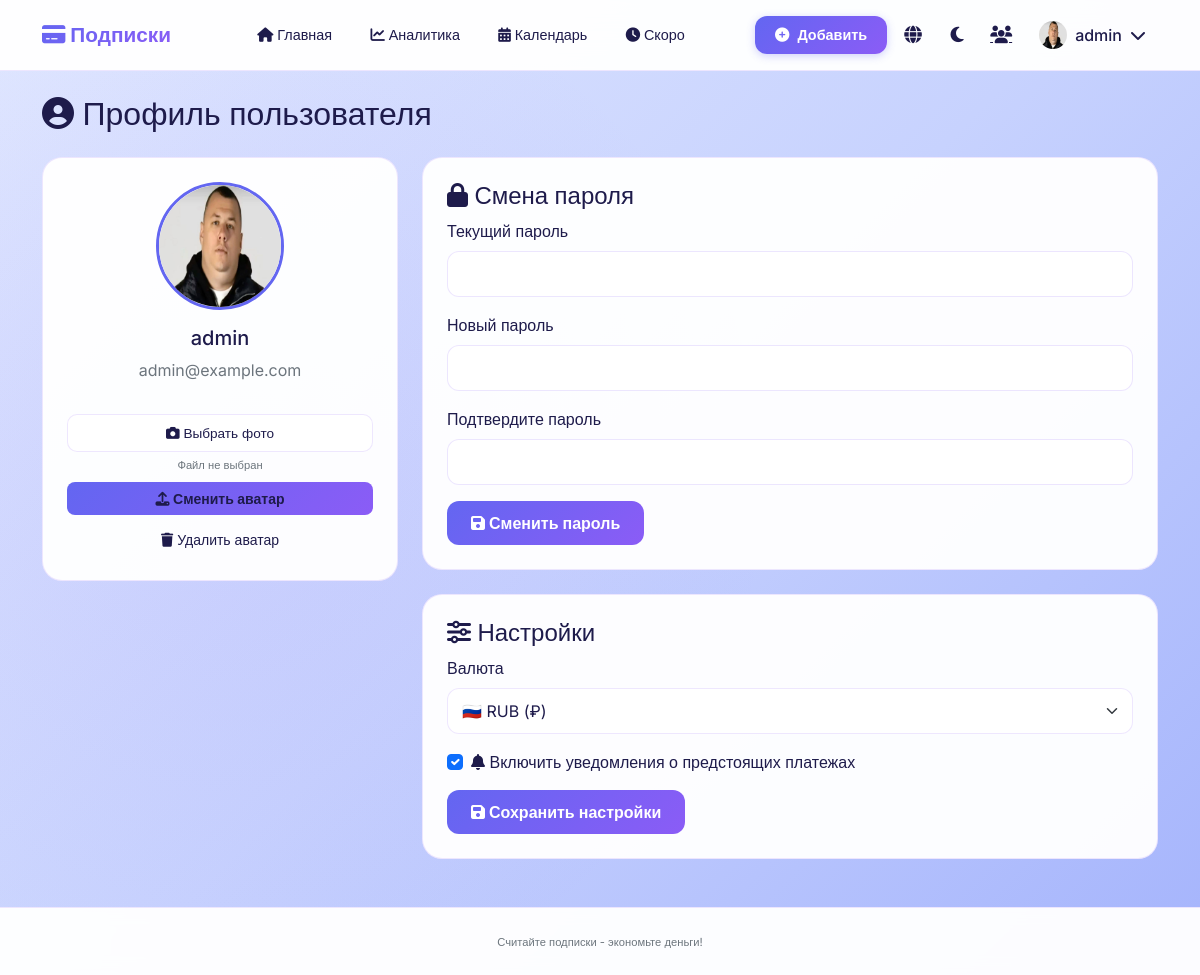
The app's page /profile (signed in) with its own data.
### models.py (models this page shows, shortened)
class User(db.Model):
    id = db.Column(db.Integer, primary_key=True)
    username = db.Column(db.String(80), unique=True, nullable=False)
    email = db.Column(db.String(120), unique=True, nullable=False)
    password_hash = db.Column(db.String(200), nullable=False)
    is_admin = db.Column(db.Boolean, default=False)
    created_at = db.Column(db.Date, default=date.today)
    avatar = db.Column(db.String(200), default='/static/avatars/default-avatar.png')
    currency = db.Column(db.String(3), default='RUB')
    notifications_enabled = db.Column(db.Boolean, default=True)

### app.py (the view, shortened to what this page needs)
@app.route('/profile', methods=['GET', 'POST'])
@login_required
def profile():
    user = User.query.get(session['user_id'])
    currency_symbols = {
        'RUB': '₽',
        'USD': '$',
        'EUR': '€'
    }
    return render_template('profile.html', user=user, currency_symbols=currency_symbols)

### app.py (called while the page is built)
def login_required(f):
    @wraps(f)
    def decorated_function(*args, **kwargs):
        if 'user_id' not in session:
            flash('Пожалуйста, войдите в систему', 'warning')
            return redirect(url_for('login'))
        return f(*args, **kwargs)
    return decorated_function

### templates/profile.html (shortened to what this page needs)
{% extends "base.html" %}
{% block content %}
<div class="profile-container">
    <h2 class="mb-4"><i class="fas fa-user-circle"></i> {% if session.lang == 'en' %}User Profile{% else %}Профиль пользователя{% endif %}</h2>
    <div class="row">
        <div class="col-md-4 mb-4">
            <div class="card" style="background: var(--card-bg); border: 1px solid var(--border-color); border-radius: 20px; padding: 1.5rem; text-align: center;">
                <div class="avatar-container">
                    {% if user.avatar and user.avatar != '/static/avatars/default-avatar.png' %}
                        <img src="{{ user.avatar }}" style="width: 128px; height: 128px; border-radius: 50%; object-fit: cover; border: 3px solid var(--primary); margin-bottom: 1rem;"
                             onerror="this.onerror=null; this.style.display='none'; this.nextSibling.style.display='flex';">
                    {% endif %}
                    <h5>{{ user.username }}</h5>
                    <p class="text-muted">{{ user.email }}</p>
                </div>
                <form method="POST" enctype="multipart/form-data" class="mt-3">
                    <div class="mb-2">
                        <label for="avatar-input" class="avatar-file-label">
                            <i class="fas fa-camera"></i> {% if session.lang == 'en' %}Choose file{% else %}Выбрать фото{% endif %}
                        </label>
                        <span class="avatar-file-name" style="display: block; font-size: 0.7rem; color: var(--text-muted); margin-top: 5px;">
                            {% if session.lang == 'en' %}No file chosen{% else %}Файл не выбран{% endif %}
                        </span>
                    </div>
                    <button type="submit" class="btn btn-primary btn-sm w-100">
                        <i class="fas fa-upload"></i> {% if session.lang == 'en' %}Change Avatar{% else %}Сменить аватар{% endif %}
                    </button>
                </form>
                <form method="POST" class="mt-2">
                    <button type="submit" class="btn btn-danger btn-sm w-100" onclick="return confirm('{% if session.lang == 'en' %}Delete avatar?{% else %}Удалить аватар?{% endif %}')">
                        <i class="fas fa-trash"></i> {% if session.lang == 'en' %}Delete Avatar{% else %}Удалить аватар{% endif %}
                    </button>
                </form>
            </div>
        </div>
        <div class="col-md-8">
            <div class="card mb-4" style="background: var(--card-bg); border: 1px solid var(--border-color); border-radius: 20px; padding: 1.5rem;">
                <h4><i class="fas fa-lock"></i> {% if session.lang == 'en' %}Change Password{% else %}Смена пароля{% endif %}</h4>
                <form method="POST">
                    <div class="mb-3">
                        <label class="form-label">{% if session.lang == 'en' %}Current Password{% else %}Текущий пароль{% endif %}</label>
                        <input type="password" name="old_password" class="form-control" value="" autocomplete="off" required>
                    </div>
                    <div class="mb-3">
                        <label class="form-label">{% if session.lang == 'en' %}New Password{% else %}Новый пароль{% endif %}</label>
                        <input type="password" name="new_password" class="form-control" value="" autocomplete="off" required>
                    </div>
                    <div class="mb-3">
                        <label class="form-label">{% if session.lang == 'en' %}Confirm New Password{% else %}Подтвердите пароль{% endif %}</label>
                        <input type="password" name="confirm_password" class="form-control" value="" autocomplete="off" required>
                    </div>
                    <button type="submit" class="btn btn-primary">
                        <i class="fas fa-save"></i> {% if session.lang == 'en' %}Change Password{% else %}Сменить пароль{% endif %}
                    </button>
                </form>
            </div>
            <div class="card" style="background: var(--card-bg); border: 1px solid var(--border-color); border-radius: 20px; padding: 1.5rem;">
                <h4><i class="fas fa-sliders-h"></i> {% if session.lang == 'en' %}Settings{% else %}Настройки{% endif %}</h4>
                <form method="POST">
                    <div class="mb-3">
                        <label class="form-label">{% if session.lang == 'en' %}Currency{% else %}Валюта{% endif %}</label>
                        <select name="currency" class="form-select">
                            <option value="RUB" {% if user.currency == 'RUB' %}selected{% endif %}>🇷🇺 RUB (₽)</option>
                        </select>
                    </div>
                    <div class="mb-3 form-check">
                        <input type="checkbox" name="notifications" class="form-check-input" id="notifications" {% if user.notifications_enabled %}checked{% endif %}>
                        <label class="form-check-label" for="notifications">
                            <i class="fas fa-bell"></i> {% if session.lang == 'en' %}Enable notifications about upcoming payments{% else %}Включить уведомления о предстоящих платежах{% endif %}
                        </label>
                    </div>
                    <button type="submit" class="btn btn-primary">
                        <i class="fas fa-save"></i> {% if session.lang == 'en' %}Save Settings{% else %}Сохранить настройки{% endif %}
                    </button>
                </form>
            </div>
        </div>
    </div>
</div>
{% endblock %}

### templates/base.html (shortened to what this page needs)
<!DOCTYPE html>
<html lang="ru" data-theme="light">
<head>
    <link href="https://cdn.jsdelivr.net/npm/bootstrap@5.2.3/dist/css/bootstrap.min.css" rel="stylesheet">
    <link rel="stylesheet" href="https://cdnjs.cloudflare.com/ajax/libs/font-awesome/6.4.0/css/all.min.css">
    <link rel="stylesheet" href="{{ url_for('static', filename='style.css') }}">
</head>
<body>
    <nav class="navbar navbar-expand-lg">
        <div class="container">
            <a class="navbar-brand" href="/">
                <i class="fas fa-credit-card"></i>
            </a>
            <div class="collapse navbar-collapse" id="navbarNav">
                <ul class="navbar-nav mx-auto">
                    <li class="nav-item">
                        <a class="nav-link" href="/">
                            <i class="fas fa-home"></i>
                            {% if session.lang == 'en' %}Dashboard{% else %}Главная{% endif %}
                        </a>
                    </li>
                    <li class="nav-item">
                        <a class="nav-link" href="/analytics">
                            <i class="fas fa-chart-line"></i>
                            {% if session.lang == 'en' %}Analytics{% else %}Аналитика{% endif %}
                        </a>
                    </li>
                    <li class="nav-item">
                        <a class="nav-link" href="/calendar">
                            <i class="fas fa-calendar-alt"></i>
                            {% if session.lang == 'en' %}Calendar{% else %}Календарь{% endif %}
                        </a>
                    </li>
                    <li class="nav-item">
                        <a class="nav-link" href="/upcoming">
                            <i class="fas fa-clock"></i>
                            {% if session.lang == 'en' %}Upcoming{% else %}Скоро{% endif %}
                        </a>
                    </li>
                </ul>
                <div class="d-flex align-items-center gap-2">
                    <a class="btn-add-header" href="/add">
                        <i class="fas fa-plus-circle"></i>
                        {% if session.lang == 'en' %}Add{% else %}Добавить{% endif %}
                    </a>
                    <div class="dropdown" style="position: relative;">
                        <button class="btn-icon" data-bs-toggle="dropdown" aria-expanded="false">
                            <i class="fas fa-globe"></i>
                        </button>
                    </div>
                    <button class="btn-icon" id="theme-toggle-nav">
                        <i class="fas fa-moon" id="theme-icon"></i>
                    </button>
                    {% if session.is_admin %}
                    <a class="btn-icon" href="/admin/users">
                        <i class="fas fa-users"></i>
                    </a>
                    {% endif %}
                    <div class="dropdown" style="position: relative;">
                        <button class="btn-user" data-bs-toggle="dropdown" aria-expanded="false">
                            {% if session.user_avatar %}
                                <img src="{{ session.user_avatar }}" style="width: 28px; height: 28px; border-radius: 50%; object-fit: cover;" onerror="this.onerror=null; this.style.display='none'; this.nextSibling.style.display='flex';">
                            {% else %}
                                <div style="width: 28px; height: 28px; border-radius: 50%; background: linear-gradient(135deg, #6366f1, #8b5cf6); display: flex; align-items: center; justify-content: center; color: white; font-weight: bold; font-size: 12px;">
                                    {{ session.username[0].upper() if session.username else 'U' }}
                                </div>
                            {% endif %}
                            <span>{{ session.username }}</span>
                            <i class="fas fa-chevron-down"></i>
                        </button>
                    </div>
                </div>
            </div>
        </div>
    </nav>
    <main class="container mt-4">
        {% block content %}{% endblock %}
    </main>
    <footer class="text-center py-4 mt-5">
        <small> {% if session.lang == 'en' %}Track your subscriptions - save money!{% else %}Считайте подписки - экономьте деньги!{% endif %}</small>
    </footer>
</body>
</html>

### static/style.css (style rules this page uses)
* { margin: 0; padding: 0; box-sizing: border-box; }
body { font-family: 'Inter', sans-serif; transition: all 0.3s ease; min-height: 100vh; position: relative; overflow-x: hidden; }
body::before { content: ''; position: fixed; top: 0; left: 0; width: 100%; height: 100%; z-index: -2; background: linear-gradient(135deg, #e0e7ff 0%, #c7d2fe 50%, #a5b4fc 100%); }
body::after { content: ''; position: fixed; top: 0; left: 0; width: 100%; height: 100%; z-index: -1; background: radial-gradient(circle at 20% 50%, rgba(139, 92, 246, 0.08), transparent 50%); }
:root, [data-theme="light"] { --bg-primary: rgba(249, 250, 255, 0.96); --bg-secondary: rgba(255, 255, 255, 0.98); --text-primary: #1e1b4b; --text-secondary: #6d28d9; --text-muted: #6c757d; --card-bg: rgba(255, 255, 255, 0.96); --card-shadow: 0 12px 30px rgba(79, 70, 229, 0.08); --navbar-bg: rgba(255, 255, 255, 0.96); --border-color: rgba(139, 92, 246, 0.15); --success: #10b981; --warning: #f59e0b; --danger: #ef4444; --primary: #6366f1; --primary-dark: #4f46e5; --primary-light: #818cf8; --gradient: linear-gradient(135deg, #6366f1 0%, #8b5cf6 100%); }
body { background-color: transparent; color: var(--text-primary); }
.navbar { background-color: var(--navbar-bg); backdrop-filter: blur(16px); border-bottom: 1px solid var(--border-color); padding: 0.8rem 0; position: relative; z-index: 1000; }
.navbar-brand { font-weight: 700; font-size: 1.3rem; background: var(--gradient); -webkit-background-clip: text; background-clip: text; color: transparent !important; }
.nav-link { color: var(--text-primary) !important; font-weight: 500; padding: 0.5rem 1rem !important; margin: 0 0.2rem; border-radius: 10px; transition: all 0.2s; font-size: 0.9rem; }
.btn-add-header { background: var(--gradient); color: white !important; padding: 8px 20px; border-radius: 12px; text-decoration: none; font-weight: 600; transition: all 0.2s; display: inline-flex; align-items: center; gap: 8px; font-size: 0.9rem; box-shadow: 0 2px 8px rgba(99, 102, 241, 0.3); }
.btn-icon { background: transparent; border: none; color: var(--text-primary); font-size: 1.1rem; padding: 8px; border-radius: 10px; width: 36px; height: 36px; display: flex; align-items: center; justify-content: center; transition: all 0.2s; cursor: pointer; }
.btn-user { background: transparent; border: none; color: var(--text-primary); padding: 8px 12px; border-radius: 12px; display: flex; align-items: center; gap: 8px; transition: all 0.2s; font-weight: 500; }
.form-control, .form-select { background-color: var(--bg-secondary); border: 1px solid var(--border-color); color: var(--text-primary); border-radius: 12px; padding: 10px 14px; transition: all 0.2s; }
.btn-primary { background: var(--gradient); border: none; border-radius: 12px; padding: 10px 24px; font-weight: 600; transition: all 0.2s; }
footer { color: var(--text-muted); border-top: 1px solid var(--border-color); background-color: var(--navbar-bg); backdrop-filter: blur(8px); font-size: 0.8rem; }
.btn-sm { color: var(--text-primary); background-color: transparent; border: none; border-radius: 8px; padding: 6px 10px; cursor: pointer; }
.avatar-file-label { display: inline-block; background: var(--bg-secondary); border: 1px solid var(--border-color); border-radius: 10px; padding: 8px 16px; font-size: 0.85rem; cursor: pointer; transition: all 0.2s; color: var(--text-primary); width: 100%; text-align: center; }
.avatar-file-name { font-size: 0.7rem; color: var(--text-muted); margin-top: 6px; word-break: break-all; }
.w-100 { width: 100%; }

### templates/profile.html (style rules this page uses)
.card { transition: transform 0.2s, box-shadow 0.2s; }
.avatar-file-label { display: inline-block; background: var(--bg-secondary); border: 1px solid var(--border-color); border-radius: 10px; padding: 8px 16px; font-size: 0.85rem; cursor: pointer; transition: all 0.2s; color: var(--text-primary); width: 100%; text-align: center; }
.avatar-file-name { font-size: 0.7rem; color: var(--text-muted); margin-top: 6px; word-break: break-all; }
.w-100 { width: 100%; }

### records on screen
User: username "admin", avatar (picture), email "admin@example.com", currency "🇷🇺 RUB (₽)", notifications_enabled "☑"
